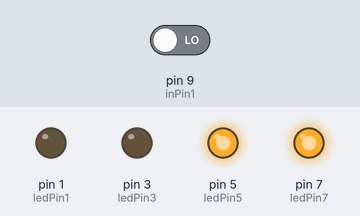
Recording of a sketch running on a simulated Arduino Uno, built with avr-gcc and run on an emulated ATmega328P. Parts: output pins drawn as LEDs (lit = HIGH). The test bench sets the inputs (shaded band); at power-on: pin 9 (inPin1) LOW.

Above: at 2.8 s.
2.9 s: pin 9 (inPin1) driven HIGH
At 3.8 s:
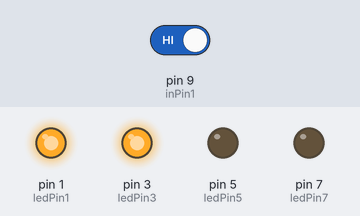
6.5 s: pin 9 (inPin1) driven LOW
At 7.8 s:
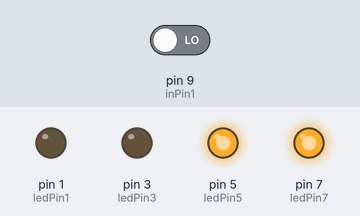
Timing chart, 0 to 9.5 s (numbered marks = the images above; inputs shaded):
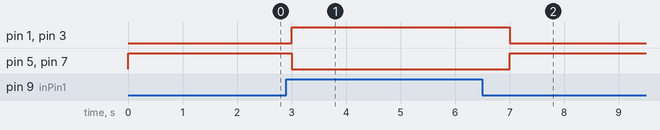

Measured:
- after the input at 2.9 s, pin 1 (ledPin1), pin 3 (ledPin3): LOW → HIGH after 0.10 s; pin 5 (ledPin5), pin 7 (ledPin7): HIGH → LOW after 0.10 s
- after the input at 6.5 s, pin 1 (ledPin1), pin 3 (ledPin3): HIGH → LOW after 0.50 s; pin 5 (ledPin5), pin 7 (ledPin7): LOW → HIGH after 0.50 s

The sketch:

PDFLDR.ino
```cpp
int ledPin1 = 1;
int ledPin3 = 3;
int ledPin5 = 5;
int ledPin7 = 7;

int inPin1 = 9;
int value1=0;

void setup()
{
  pinMode(ledPin1,OUTPUT);
  pinMode(ledPin3,OUTPUT);
  pinMode(ledPin5,OUTPUT);
  pinMode(ledPin7,OUTPUT);

    pinMode(inPin1,INPUT);
}

void Apaga()
{
 digitalWrite(ledPin1,LOW);
 digitalWrite(ledPin3,LOW);
 digitalWrite(ledPin5,LOW);
 digitalWrite(ledPin7,LOW);
}


void loop()
{
 value1=digitalRead(inPin1);

 if (value1==1)
 {
 digitalWrite(ledPin1,HIGH);
 digitalWrite(ledPin3,HIGH);
 delay(1000);
 Apaga();
 }
 else
 {
    digitalWrite(ledPin5,HIGH);
 digitalWrite(ledPin7,HIGH);
  delay(1000);
 Apaga();
 }
}
```
